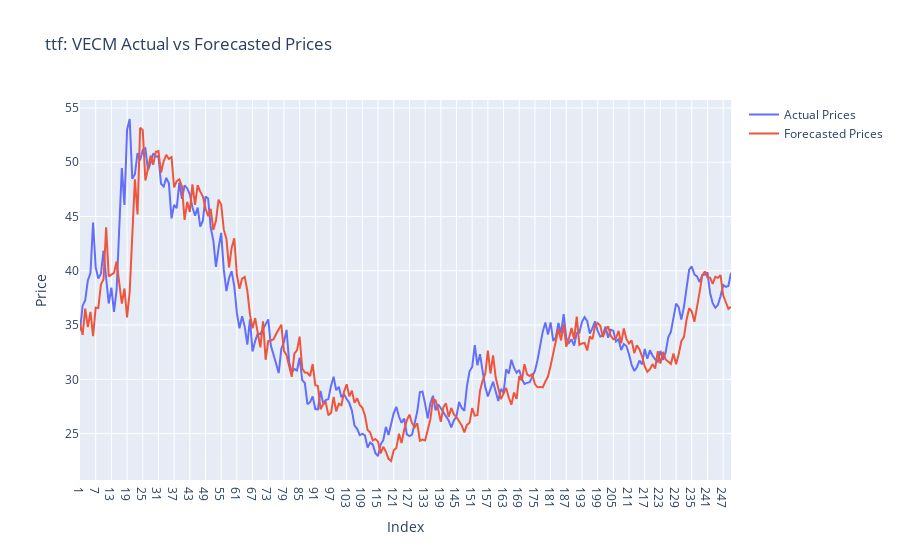

Notebook code cell kept with this figure:
### Code cell
%R -o hub1_forecast_comparison
%R -o hub1_name

hub1_forecast_comparison = hub1_forecast_comparison

actual_trace = go.Scatter(
    x=hub1_forecast_comparison.index,
    y=hub1_forecast_comparison['Actual'],
    mode='lines',
    name='Actual Prices'
)

forecasted_trace = go.Scatter(
    x=hub1_forecast_comparison.index,
    y=hub1_forecast_comparison['Forecasted'],
    mode='lines',
    name='Forecasted Prices'
)

# Create the plot
layout = go.Layout(
    title= hub1_name.item() + ': VECM Actual vs Forecasted Prices',
    xaxis=dict(title='Index'),
    yaxis=dict(title='Price'),
)

fig = go.Figure(data=[actual_trace, forecasted_trace], layout=layout)
fig.show()

### Figure 1 — Plotly figure (JSON) as saved in the notebook; plotly's stock layout.template omitted (floating-point values rounded to 4 significant figures; data arrays with more than 128 entries replaced by an {"elided": "..."} marker saying what was removed)
{"data": [{"mode": "lines", "name": "Actual Prices", "type": "scatter", "x": {"elided": "250 str values"}, "y": {"elided": "250 float values"}}, {"mode": "lines", "name": "Forecasted Prices", "type": "scatter", "x": {"elided": "250 str values"}, "y": {"elided": "250 float values"}}], "layout": {"title": {"text": "ttf: VECM Actual vs Forecasted Prices"}, "xaxis": {"title": {"text": "Index"}}, "yaxis": {"title": {"text": "Price"}}}}
